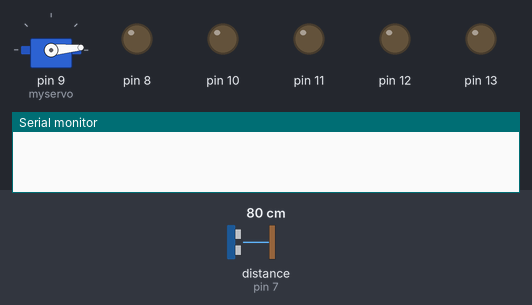
A sketch run on a simulated Arduino Uno, built with avr-gcc and run on an emulated ATmega328P. Shown: servo, output pins drawn as LEDs (lit = HIGH), the last lines printed to the serial monitor. Wiring (inferred from the names in the program): ultrasonic range finder: trigger pin 7; echo pin 7. The test bench sets the inputs (shaded band); at power-on: distance to the obstacle (sensor on pin 7) 80 cm. The echo pulse lasts 58.3 µs per cm.

Above: at 0.05 s.
At 0.7 s:
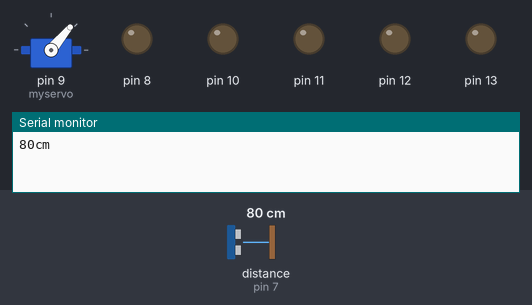
At 1.35 s:
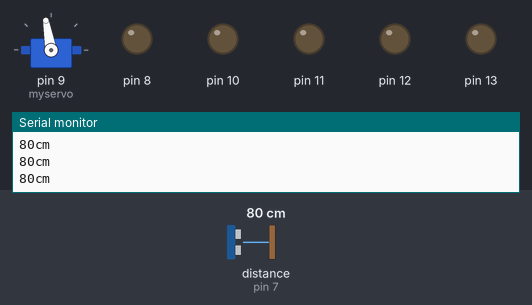
Timing chart, 0 to 3.1 s (numbered marks = the images above):
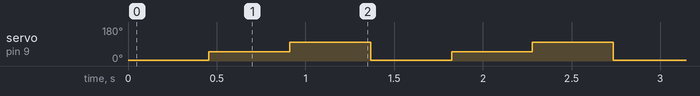

The sketch:

robot.ino
```cpp
#include <MotorDriver.h>
#include <Servo.h>

Servo myservo;  // create servo object to control a servo
// a maximum of eight servo objects can be created
const int pingPin = 7;        //Sonar pin


void setup() {
  // initialize serial communication:
  Serial.begin(9600);
  myservo.attach(9);  // attaches the servo on pin 9 to the servo object
  motordriver.init();
  motordriver.setSpeed(200,MOTORB);
  motordriver.setSpeed(200,MOTORA);
}

void loop(){
  long scans[3];

  //Scan left
  scans[0]= scan(0);
  delay(100);
  //Scan center
  scans[1]= scan(1);
  delay(100);
  //scan right
  scans[2]= scan(2);
  delay(100);

  //Pick best direction
  if (( scans[0] > scans[2] ) && ( scans[0] > scans[2] )) {
    // go left
    motordriver.goLeft();
    delay(2000);
    motordriver.stop();
  }
  else
    if (( scans[1] > scans[0] ) && ( scans[1] > scans[2] )) {
      //go forwards
      motordriver.goForward();
    }
    else
      if (( scans[2] > scans[0] ) && ( scans[2] > scans[1] )) {
        //turn right
        motordriver.goRight();
        delay(2000);
        motordriver.stop();
      }
  //drive forward until obstacle
}

long scan( int pos) {
  int scanPositions[3] = {
    5,50,100    };
  myservo.write(scanPositions[pos]);              // tell servo to go to position in variable 'pos'
  delay(250);                       // waits 15ms for the servo to reach the position
  return sonar();
}


long sonar (){
  // establish variables for duration of the ping,
  // and the distance result in inches and centimeters:
  long duration, cm;
  // The PING))) is triggered by a HIGH pulse of 2 or more microseconds.
  // Give a short LOW pulse beforehand to ensure a clean HIGH pulse:
  pinMode(pingPin, OUTPUT);
  digitalWrite(pingPin, LOW);
  delayMicroseconds(2);
  digitalWrite(pingPin, HIGH);
  delayMicroseconds(5);
  digitalWrite(pingPin, LOW);

  // The same pin is used to read the signal from the PING))): a HIGH
  // pulse whose duration is the time (in microseconds) from the sending
  // of the ping to the reception of its echo off of an object.
  pinMode(pingPin, INPUT);
  duration = pulseIn(pingPin, HIGH);

  // convert the time into a distance
  cm = microsecondsToCentimeters(duration);

  //  Serial.print(inches);
  //  Serial.print("in, ");
  Serial.print(cm);
  Serial.print("cm");
  Serial.println();

  delay(100);
  return cm;
}

long microsecondsToCentimeters(long microseconds)
{
  // The speed of sound is 340 m/s or 29 microseconds per centimeter.
  // The ping travels out and back, so to find the distance of the
  // object we take half of the distance travelled.
  return microseconds / 29 / 2;
}
```

Measured:
- by itself, servo on pin 9 (myservo): repeats every 1.4 s: 100° 0.46 s, 5° 0.46 s, 50° 0.46 s
